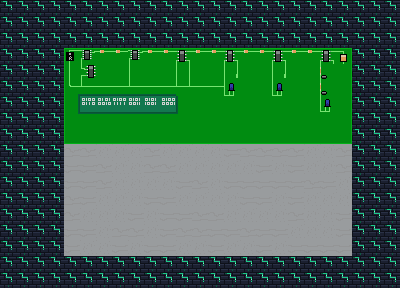

Rendered tile map (Tiled .tmx) drawn with the repository's tilesets; below, a short description and the full map source, tile grids included:
An orthogonal 25x18 tile map with 16x16 px tiles, 2 tile layers (Фон, Слой тайлов 1), 2 tilesets.

<map version="1.10" tiledversion="1.11.1" orientation="orthogonal" renderorder="right-down" width="25" height="18" tilewidth="16" tileheight="16" infinite="0" nextlayerid="3" nextobjectid="1">
 <tileset firstgid="1" source="Sprite-0001.tsx" />
 <tileset firstgid="31" source="tileslvl1.tsx" />
 <layer id="2" name="Фон" width="25" height="18">
  <data encoding="csv">
42,42,42,42,42,42,42,42,42,42,42,42,42,42,42,42,42,42,42,42,42,42,42,42,42,
42,42,42,42,42,42,42,42,42,42,42,42,42,42,42,42,42,42,42,42,42,42,42,42,42,
42,42,42,42,42,42,42,42,42,42,42,42,42,42,42,42,42,42,42,42,42,42,42,42,42,
42,42,42,42,42,42,42,42,42,42,42,42,42,42,42,42,42,42,42,42,42,42,42,42,42,
42,42,42,42,42,42,42,42,42,42,42,42,42,42,42,42,42,42,42,42,42,42,42,42,42,
42,42,42,42,42,42,42,42,42,42,42,42,42,42,42,42,42,42,42,42,42,42,42,42,42,
42,42,42,42,42,42,42,42,42,42,42,42,42,42,42,42,42,42,42,42,42,42,42,42,42,
42,42,42,42,42,42,42,42,42,42,42,42,42,42,42,42,42,42,42,42,42,42,42,42,42,
42,42,42,42,42,42,42,42,42,42,42,42,42,42,42,42,42,42,42,42,42,42,42,42,42,
42,42,42,42,42,42,42,42,42,42,42,42,42,42,42,42,42,42,42,42,42,42,42,42,42,
42,42,42,42,42,42,42,42,42,42,42,42,42,42,42,42,42,42,42,42,42,42,42,42,42,
42,42,42,42,42,42,42,42,42,42,42,42,42,42,42,42,42,42,42,42,42,42,42,42,42,
42,42,42,42,42,42,42,42,42,42,42,42,42,42,42,42,42,42,42,42,42,42,42,42,42,
42,42,42,42,42,42,42,42,42,42,42,42,42,42,42,42,42,42,42,42,42,42,42,42,42,
42,42,42,42,42,42,42,42,42,42,42,42,42,42,42,42,42,42,42,42,42,42,42,42,42,
42,42,42,42,42,42,42,42,42,42,42,42,42,42,42,42,42,42,42,42,42,42,42,42,42,
42,42,42,42,42,42,42,42,42,42,42,42,42,42,42,42,42,42,42,42,42,42,42,42,42,
42,42,42,42,42,42,42,42,42,42,42,42,42,42,42,42,42,42,42,42,42,42,42,42,42
</data>
 </layer>
 <layer id="1" name="Слой тайлов 1" width="25" height="18">
  <data encoding="csv">
42,42,42,42,42,42,42,42,42,42,42,42,42,42,42,42,42,42,42,42,42,42,42,42,42,
42,42,42,42,42,42,42,42,42,42,42,42,42,42,42,42,42,42,42,42,42,42,42,42,42,
42,42,42,42,42,42,42,42,42,42,42,42,42,42,42,42,42,42,42,42,42,42,42,42,42,
42,42,42,42,45,46,47,48,46,47,48,14,47,48,14,47,48,49,47,48,14,50,42,42,42,
42,42,42,42,65,66,81,81,100,81,81,82,81,81,69,81,81,69,81,81,72,90,42,42,42,
42,42,42,42,140,146,123,123,146,123,123,102,108,108,89,81,81,89,81,81,72,90,42,42,42,
42,42,42,42,79,112,113,114,115,116,117,118,81,81,81,81,81,81,81,81,89,90,42,42,42,
42,42,42,42,60,132,133,134,135,136,137,138,81,81,81,81,81,81,81,81,81,90,42,42,42,
42,42,42,42,58,107,107,107,107,107,107,107,107,107,107,107,107,107,107,107,107,110,42,42,42,
42,42,42,42,21,21,1,1,1,21,1,1,1,1,11,21,21,21,21,1,1,21,42,42,42,
42,42,42,42,11,11,21,1,1,21,21,1,1,1,1,1,11,1,11,1,1,21,42,42,42,
42,42,42,42,11,11,21,1,1,1,1,11,21,1,11,11,11,11,11,21,11,1,42,42,42,
42,42,42,42,21,11,1,1,1,11,11,1,1,1,1,11,11,1,11,1,1,1,42,42,42,
42,42,42,42,21,1,1,1,11,1,11,11,21,21,1,1,1,1,21,1,1,11,42,42,42,
42,42,42,42,11,11,1,21,21,1,11,21,21,11,11,21,11,11,1,1,1,11,42,42,42,
42,42,42,42,11,1,1,11,1,11,11,1,1,11,1,1,11,1,11,11,11,11,42,42,42,
42,42,42,42,42,42,42,42,42,42,42,42,42,42,42,42,42,42,42,42,42,42,42,42,42,
42,42,42,42,42,42,42,42,42,42,42,42,42,42,42,42,42,42,42,42,42,42,42,42,42
</data>
 </layer>
</map>
